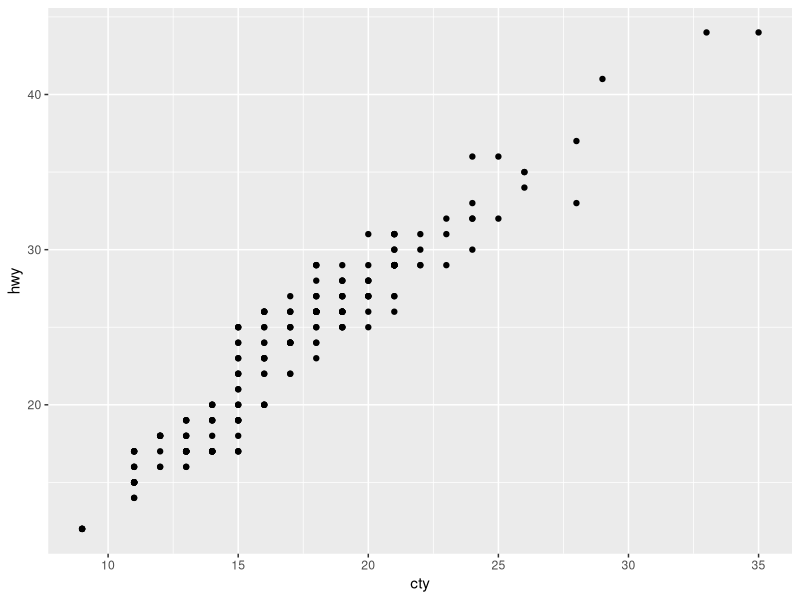
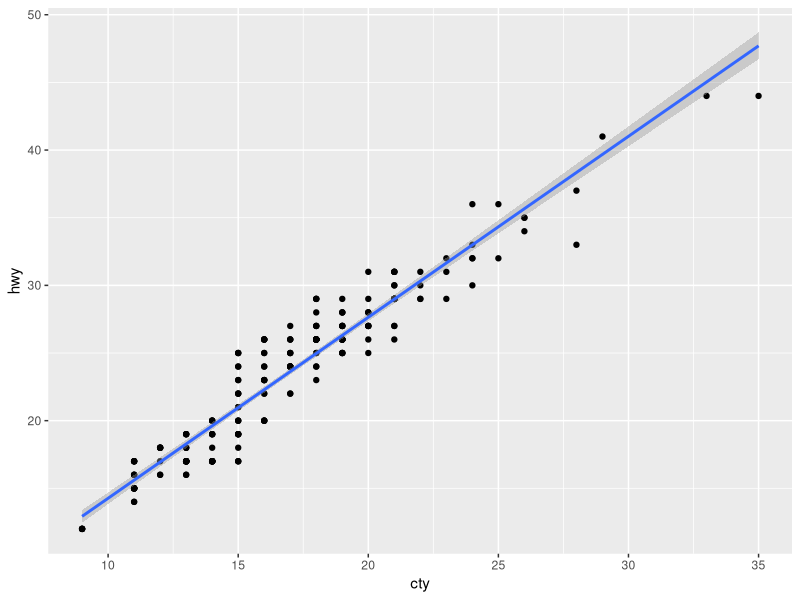
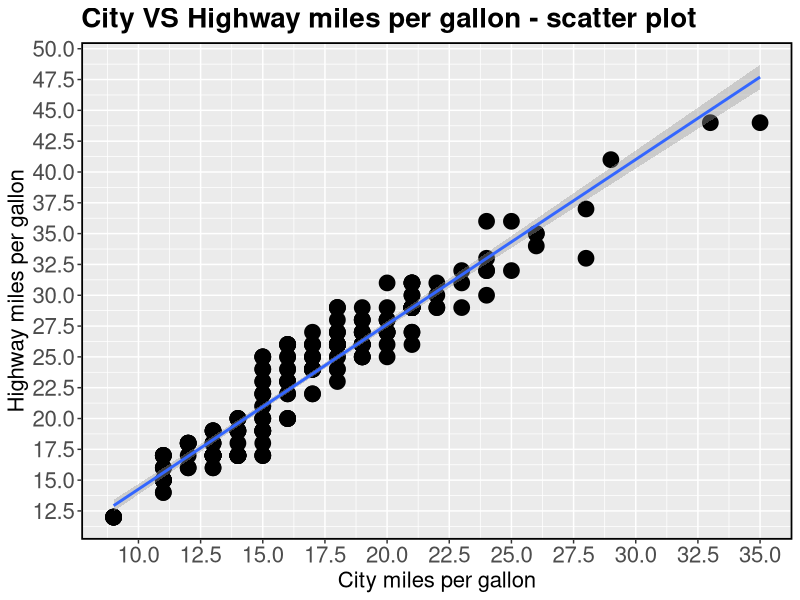

Write the R code that produced these figures, in order. (Note: this script raises an error after producing the figures.)
# Assignment - Explore two variables

rm(list = ls())
graphics.off()

library(dplyr)
library(tidyr)
library(ggplot2)
library(cowplot)
library(hexbin)
library(GGally)

# data
df <- ggplot2::mpg
str(df) # table structure

df <- df %>% 
  mutate(manufacturer = as.factor(manufacturer),
         model = as.factor(model),
         trans = as.factor(trans),
         drv = as.factor(drv),
         fl = as.factor(fl),
         class = as.factor(class),
         cyl = as.factor(cyl))

# Exercise 1

# first peek scatter plot (hwy VS cty)
df %>% 
  ggplot(aes(x = cty, y = hwy)) +
  geom_point()

# add smoothing line
df %>% 
  ggplot(aes(x = cty, y = hwy)) +
  geom_point() +
  geom_smooth(method = "lm", se = T)

# scatter plot for export
df %>% 
  ggplot(aes(x = cty, y = hwy)) +
  geom_point(size = 5, color = "black") +
  geom_smooth(method = "lm", se = T) +
  scale_x_continuous(breaks = seq(0,40,2.5)) +
  scale_y_continuous(breaks = seq(0,50,2.5)) +
  xlab("City miles per gallon") +
  ylab("Highway miles per gallon") +
  ggtitle("City VS Highway miles per gallon - scatter plot") +
  theme(axis.text = element_text(size = 16),
        axis.title = element_text(size = 16),
        plot.title = element_text(size = 20, face = "bold"),
        panel.border = element_rect(color = "black", fill = NA, size = 1.2))

ggsave(filename = "./figure/04_assignment_scatterplot_hwy_cty_cars.png", 
       plot = last_plot(),
       units = "cm", width = 29.7, height = 21, dpi = 600)

# calculate correllation coefficient (linear correlation)
cor(x = df$hwy, y = df$cty)


# rug plot with scatter plot (hwy VS cty)
df %>% 
  ggplot(aes(x = cty, y = hwy)) +
  geom_point() +
  geom_rug()

# 2D density bin plot (hwy VS cty)
df %>% 
  ggplot(aes(x = cty, y = hwy)) +
  geom_bin2d()

# rug plot and bin2d plot for exporting
rug.plot <- df %>% 
  ggplot(aes(x = cty, y = hwy)) +
  geom_point(size = 4, color = "gray20") +
  geom_rug(sides = "tr", color = "red", size = 1.1) +
  scale_x_continuous(breaks = seq(0,40,2.5)) +
  scale_y_continuous(breaks = seq(0,50,2.5)) +
  xlab("City miles per gallon") +
  ylab("Highway miles per gallon") +
  ggtitle("City VS Highway miles per gallon - scatter plot & rug plot") +
  theme(axis.text = element_text(size = 14),
        axis.title = element_text(size = 14),
        plot.title = element_text(size = 16, face = "bold"),
        panel.border = element_rect(color = "black", fill = NA, size = 1.2))

bin2d.plot <- df %>% 
  ggplot(aes(x = cty, y = hwy)) +
  geom_bin2d(binwidth = c(1,1)) +
  scale_x_continuous(breaks = seq(0,40,2.5)) +
  scale_y_continuous(breaks = seq(0,50,2.5)) +
  scale_fill_viridis_c(option = "magma") +
  xlab("City miles per gallon") +
  ylab("Highway miles per gallon") +
  ggtitle("City VS Highway miles per gallon - heatmap 2D bin count") +
  theme(axis.text = element_text(size = 14),
        axis.title = element_text(size = 14),
        plot.title = element_text(size = 16, face = "bold"),
        legend.text = element_text(size = 14),
        legend.title = element_text(size = 14),
        panel.border = element_rect(color = "black", fill = NA, size = 1.2))

fig.subplot <- cowplot::plot_grid(rug.plot, bin2d.plot, nrow = 1)

ggsave(filename = "./figure/04_assignment_rugplot_bin2d_hwy_cty_cars.png", 
       plot = fig.subplot,
       units = "cm", width = 29.7, height = 21, dpi = 600)


# Exercise 2

# compare hwy with displ (geom_hex)
hex.plot <- df %>% 
  ggplot(aes(y = hwy, x = displ)) +
  geom_hex(binwidth = c(0.25,2)) +
  scale_x_continuous(breaks = seq(0,10,0.5)) +
  scale_y_continuous(breaks = seq(0,50,5)) +
  scale_fill_viridis_c(option = "magma") +
  xlab("Engine displacement (in litres)") +
  ylab("Highway miles per gallon") +
  ggtitle("Highway miles VS engine displacement - Hexagonal heatmap 2D") +
  theme(axis.text = element_text(size = 14),
        axis.title = element_text(size = 16),
        plot.title = element_text(size = 18, face = "bold"),
        legend.text = element_text(size = 14),
        legend.title = element_text(size = 16),
        panel.border = element_rect(color = "black", fill = NA, size = 1.2))

# compare hwy with manufacturer (boxplot)
box.plot <- df %>% 
  ggplot(aes(y = hwy, x = manufacturer, fill = manufacturer)) +
  geom_boxplot(size = 1.3, 
               outlier.size = 5) +
  geom_jitter(color = "gray40", size = 2) +
  scale_y_continuous(breaks = seq(0,50,5)) +
  scale_fill_viridis_d(option = "plasma") +
  xlab("Car manufacturer") +
  ylab("Highway miles per gallon") +
  ggtitle("Highway miles VS car manufacturer - boxplot") +
  coord_flip() +
  theme(axis.text = element_text(size = 14),
        axis.title = element_text(size = 16),
        plot.title = element_text(size = 18, face = "bold"),
        panel.border = element_rect(color = "black", fill = NA, size = 1.2),
        legend.position = "none")

# compare hwy with class (violin plot)
violin.plot <- df %>% 
  ggplot(aes(y = hwy, x = class, fill = class)) +
  geom_violin() +
  geom_jitter(color = "gray40", size = 2) +
  scale_y_continuous(breaks = seq(0,50,5)) +
  scale_fill_viridis_d(option = "viridis") +
  xlab("Car type") +
  ylab("Highway miles per gallon") +
  ggtitle("Highway miles VS car type - violin plot") +
  theme(axis.text = element_text(size = 14),
        axis.title = element_text(size = 16),
        plot.title = element_text(size = 18, face = "bold"),
        panel.border = element_rect(color = "black", fill = NA, size = 1.2),
        legend.position = "none")

first.column <- cowplot::plot_grid(box.plot, nrow = 1)
second.column <- cowplot::plot_grid(hex.plot, violin.plot, nrow = 2)
fig.subplot <- cowplot::plot_grid(first.column, second.column, nrow = 1, ncol = 2)

ggsave(filename = "./figure/04_assignment_geomhex_boxplot_violinplot_cars.png", 
       plot = fig.subplot,
       units = "cm", width = 40, height = 21, dpi = 600)


# Exercise 3

# compare cyl with drv (scatter plot)
drv.scatter <- df %>% 
  ggplot(aes(x = cyl, y = drv, color = drv)) +
  geom_jitter(size = 4) +
  xlab("Number of cylinders") +
  ylab("Type of drive") +
  ggtitle("Number of cylinders VS drive type - scatterplot") +
  theme(axis.text = element_text(size = 14),
        axis.title = element_text(size = 16),
        plot.title = element_text(size = 18, face = "bold"),
        legend.text = element_text(size = 14),
        legend.title = element_text(size = 16),
        panel.border = element_rect(color = "black", fill = NA, size = 1.2))

# compare cyl with fl (barplot)
fl.bar <-  df %>% 
  ggplot(aes(x = cyl, fill = fl)) +
  geom_bar(position = "stack", color = "black") +
  xlab("Number of cylinders") +
  ylab("Fuel type") +
  ggtitle("Number of cylinders VS fuel type - bar plot") +
  theme(axis.text = element_text(size = 14),
        axis.title = element_text(size = 16),
        plot.title = element_text(size = 18, face = "bold"),
        legend.text = element_text(size = 14),
        legend.title = element_text(size = 16),
        panel.border = element_rect(color = "black", fill = NA, size = 1.2))

# compare cyl with trans (barplot)
trans.bar <- df %>% 
  ggplot(aes(x = cyl, fill = trans)) +
  geom_bar(position = "dodge", color = "black") +
  xlab("Number of cylinders") +
  ylab("Transmission type") +
  ggtitle("Number of cylinders VS transmission type - bar plot") +
  theme(axis.text = element_text(size = 14),
        axis.title = element_text(size = 16),
        plot.title = element_text(size = 18, face = "bold"),
        legend.text = element_text(size = 14),
        legend.title = element_text(size = 16),
        panel.border = element_rect(color = "black", fill = NA, size = 1.2))

first.row <- cowplot::plot_grid(drv.scatter, fl.bar, nrow = 1)
fig.subplot <- cowplot::plot_grid(first.row, trans.bar, nrow = 2)

ggsave(filename = "./figure/04_assignment_discrete_subplot_cars.png", 
       plot = fig.subplot,
       units = "cm", width = 40, height = 21, dpi = 600)


# Exercise 4

ggpairs.plot <- df %>% 
  select(-model, -manufacturer) %>% # too many levels!!! -> exclude variables
  GGally::ggpairs()

ggsave(filename = "./figure/04_assignment_ggpairs_cars.png", 
       plot = ggpairs.plot,
       units = "cm", width = 29.7, height = 21, dpi = 600)
  